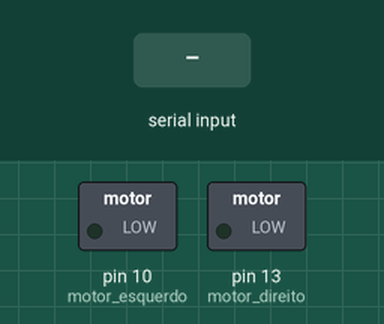
Simulated run of this sketch. Board: Arduino Uno, built with avr-gcc and run on an emulated ATmega328P. Shown: switched loads named in the sketch (green lamp = pin HIGH). The inputs (shaded band) are chosen by the test bench.

Above: at 1.2 s.
1.3 s: "A" received over Serial
At 1.7 s:
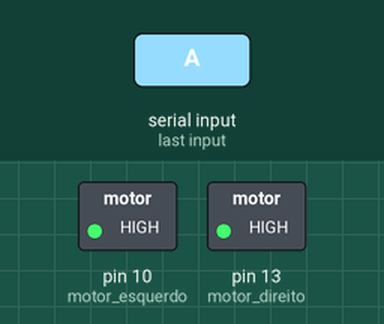
2.8 s: "B" received over Serial
At 4.0 s:
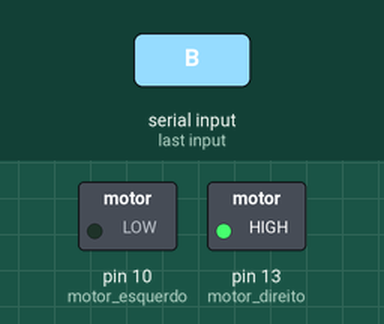
4.3 s: "C" received over Serial
At 5.1 s:
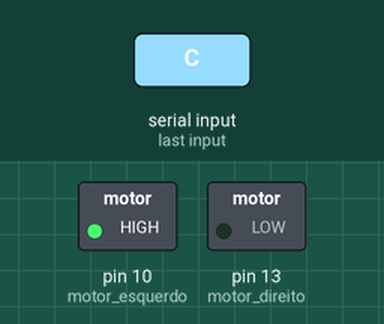
5.8 s: "a" received over Serial
At 6.3 s:
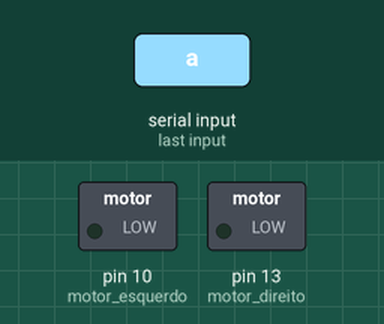
Timing chart, 0 to 8.3 s (numbered marks = the images above; inputs shaded):
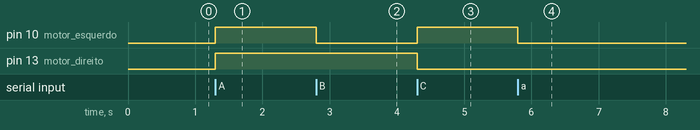

Measured:
- after the input at 1.3 s, pin 10 (motor_esquerdo), pin 13 (motor_direito): LOW → HIGH at once
- after the input at 2.8 s, pin 10 (motor_esquerdo): HIGH → LOW at once
- after the input at 4.3 s, pin 10 (motor_esquerdo): LOW → HIGH at once; pin 13 (motor_direito): HIGH → LOW at once
- after the input at 5.8 s, pin 10 (motor_esquerdo): HIGH → LOW at once

The sketch:

Carrinho_bluetoothv2.0.ino
```cpp
#define motor_direito 13
#define motor_esquerdo 10
char c;

void setup() {
  Serial.begin(9600);
  pinMode (motor_direito, OUTPUT);
  digitalWrite (motor_direito, LOW);
  pinMode (motor_esquerdo, OUTPUT);
  digitalWrite (motor_esquerdo, LOW);
}

void loop() {
   c=Serial.read();
     if(c == 'A'){
      digitalWrite(motor_esquerdo, HIGH);
      digitalWrite(motor_direito, HIGH);
     }
     if(c == 'a'){
      digitalWrite(motor_esquerdo, LOW);
      digitalWrite(motor_direito, LOW);
     }
     if(c == 'B'){
      digitalWrite(motor_direito, HIGH);
      digitalWrite(motor_esquerdo, LOW);
     }
     if(c == 'b'){
      digitalWrite(motor_direito, LOW);
      digitalWrite(motor_esquerdo, LOW);
     }
    if(c == 'C'){
      digitalWrite(motor_esquerdo, HIGH);
      digitalWrite(motor_direito, LOW);
     }
     if(c == 'c'){
      digitalWrite(motor_esquerdo, LOW);
      digitalWrite(motor_direito, LOW);
     }
  }
```
